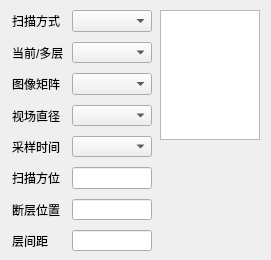
      <widget class="QWidget" name="drTab">
       <attribute name="title">
        <string>二代CT</string>
       </attribute>
       <widget class="QWidget" name="layoutWidget">
        <property name="geometry">
         <rect>
          <x>10</x>
          <y>10</y>
          <width>252</width>
          <height>241</height>
         </rect>
        </property>
        <layout class="QHBoxLayout" name="horizontalLayout_3">
         <item>
          <layout class="QGridLayout" name="gridLayout">
           <property name="verticalSpacing">
            <number>10</number>
           </property>
           <item row="0" column="0">
            <widget class="QLabel" name="label_40">
             <property name="sizePolicy">
              <sizepolicy hsizetype="Minimum" vsizetype="Preferred">
               <horstretch>0</horstretch>
               <verstretch>0</verstretch>
              </sizepolicy>
             </property>
             <property name="minimumSize">
              <size>
               <width>54</width>
               <height>0</height>
              </size>
             </property>
             <property name="maximumSize">
              <size>
               <width>54</width>
               <height>16777215</height>
              </size>
             </property>
             <property name="text">
              <string>扫描方式</string>
             </property>
            </widget>
           </item>
           <item row="0" column="1">
            <widget class="QComboBox" name="ct2ScanModeComboBox">
             <property name="sizePolicy">
              <sizepolicy hsizetype="Minimum" vsizetype="Fixed">
               <horstretch>0</horstretch>
               <verstretch>0</verstretch>
              </sizepolicy>
             </property>
             <property name="minimumSize">
              <size>
               <width>80</width>
               <height>0</height>
              </size>
             </property>
             <property name="maximumSize">
              <size>
               <width>80</width>
               <height>16777215</height>
              </size>
             </property>
            </widget>
           </item>
           <item row="1" column="0">
            <widget class="QLabel" name="label_39">
             <property name="sizePolicy">
              <sizepolicy hsizetype="Minimum" vsizetype="Preferred">
               <horstretch>0</horstretch>
               <verstretch>0</verstretch>
              </sizepolicy>
             </property>
             <property name="minimumSize">
              <size>
               <width>54</width>
               <height>0</height>
              </size>
             </property>
             <property name="maximumSize">
              <size>
               <width>54</width>
               <height>16777215</height>
              </size>
             </property>
             <property name="text">
              <string>当前/多层</string>
             </property>
            </widget>
           </item>
           <item row="1" column="1">
            <widget class="QComboBox" name="ct2MultiLayerComboBox">
             <property name="sizePolicy">
              <sizepolicy hsizetype="Minimum" vsizetype="Fixed">
               <horstretch>0</horstretch>
               <verstretch>0</verstretch>
              </sizepolicy>
             </property>
             <property name="minimumSize">
              <size>
               <width>80</width>
               <height>0</height>
              </size>
             </property>
             <property name="maximumSize">
              <size>
               <width>80</width>
               <height>16777215</height>
              </size>
             </property>
            </widget>
           </item>
           <item row="2" column="0">
            <widget class="QLabel" name="label_31">
             <property name="sizePolicy">
              <sizepolicy hsizetype="Minimum" vsizetype="Preferred">
               <horstretch>0</horstretch>
               <verstretch>0</verstretch>
              </sizepolicy>
             </property>
             <property name="minimumSize">
              <size>
               <width>54</width>
               <height>0</height>
              </size>
             </property>
             <property name="maximumSize">
              <size>
               <width>54</width>
               <height>16777215</height>
              </size>
             </property>
             <property name="text">
              <string>图像矩阵</string>
             </property>
            </widget>
           </item>
           <item row="2" column="1">
            <widget class="QComboBox" name="ct2MatrixComboBox">
             <property name="sizePolicy">
              <sizepolicy hsizetype="Minimum" vsizetype="Fixed">
               <horstretch>0</horstretch>
               <verstretch>0</verstretch>
              </sizepolicy>
             </property>
             <property name="minimumSize">
              <size>
               <width>80</width>
               <height>0</height>
              </size>
             </property>
             <property name="maximumSize">
              <size>
               <width>80</width>
               <height>16777215</height>
              </size>
             </property>
            </widget>
           </item>
           <item row="3" column="0">
            <widget class="QLabel" name="label_30">
             <property name="sizePolicy">
              <sizepolicy hsizetype="Minimum" vsizetype="Preferred">
               <horstretch>0</horstretch>
               <verstretch>0</verstretch>
              </sizepolicy>
             </property>
             <property name="minimumSize">
              <size>
               <width>54</width>
               <height>0</height>
              </size>
             </property>
             <property name="maximumSize">
              <size>
               <width>54</width>
               <height>16777215</height>
              </size>
             </property>
             <property name="text">
              <string>视场直径</string>
             </property>
            </widget>
           </item>
           <item row="3" column="1">
            <widget class="QComboBox" name="ct2ViewComboBox">
             <property name="sizePolicy">
              <sizepolicy hsizetype="Minimum" vsizetype="Fixed">
               <horstretch>0</horstretch>
               <verstretch>0</verstretch>
              </sizepolicy>
             </property>
             <property name="minimumSize">
              <size>
               <width>80</width>
               <height>0</height>
              </size>
             </property>
             <property name="maximumSize">
              <size>
               <width>80</width>
               <height>16777215</height>
              </size>
             </property>
            </widget>
           </item>
           <item row="4" column="0">
            <widget class="QLabel" name="label_33">
             <property name="sizePolicy">
              <sizepolicy hsizetype="Minimum" vsizetype="Preferred">
               <horstretch>0</horstretch>
               <verstretch>0</verstretch>
              </sizepolicy>
             </property>
             <property name="minimumSize">
              <size>
               <width>54</width>
               <height>0</height>
              </size>
             </property>
             <property name="maximumSize">
              <size>
               <width>54</width>
               <height>16777215</height>
              </size>
             </property>
             <property name="text">
              <string>采样时间</string>
             </property>
            </widget>
           </item>
           <item row="4" column="1">
            <widget class="QComboBox" name="ct2SampleTimeComboBox">
             <property name="sizePolicy">
              <sizepolicy hsizetype="Minimum" vsizetype="Fixed">
               <horstretch>0</horstretch>
               <verstretch>0</verstretch>
              </sizepolicy>
             </property>
             <property name="minimumSize">
              <size>
               <width>80</width>
               <height>0</height>
              </size>
             </property>
             <property name="maximumSize">
              <size>
               <width>80</width>
               <height>16777215</height>
              </size>
             </property>
            </widget>
           </item>
           <item row="5" column="0">
            <widget class="QLabel" name="label_32">
             <property name="sizePolicy">
              <sizepolicy hsizetype="Minimum" vsizetype="Preferred">
               <horstretch>0</horstretch>
               <verstretch>0</verstretch>
              </sizepolicy>
             </property>
             <property name="minimumSize">
              <size>
               <width>54</width>
               <height>0</height>
              </size>
             </property>
             <property name="maximumSize">
              <size>
               <width>54</width>
               <height>16777215</height>
              </size>
             </property>
             <property name="text">
              <string>扫描方位</string>
             </property>
            </widget>
           </item>
           <item row="5" column="1">
            <widget class="QLineEdit" name="lineEdit_11">
             <property name="sizePolicy">
              <sizepolicy hsizetype="Minimum" vsizetype="Fixed">
               <horstretch>0</horstretch>
               <verstretch>0</verstretch>
              </sizepolicy>
             </property>
             <property name="minimumSize">
              <size>
               <width>80</width>
               <height>0</height>
              </size>
             </property>
             <property name="maximumSize">
              <size>
               <width>80</width>
               <height>16777215</height>
              </size>
             </property>
            </widget>
           </item>
           <item row="6" column="0">
            <widget class="QLabel" name="label_29">
             <property name="sizePolicy">
              <sizepolicy hsizetype="Minimum" vsizetype="Preferred">
               <horstretch>0</horstretch>
               <verstretch>0</verstretch>
              </sizepolicy>
             </property>
             <property name="minimumSize">
              <size>
               <width>54</width>
               <height>0</height>
              </size>
             </property>
             <property name="maximumSize">
              <size>
               <width>54</width>
               <height>16777215</height>
              </size>
             </property>
             <property name="text">
              <string>断层位置</string>
             </property>
            </widget>
           </item>
           <item row="6" column="1">
            <widget class="QLineEdit" name="lineEdit_12">
             <property name="sizePolicy">
              <sizepolicy hsizetype="Minimum" vsizetype="Fixed">
               <horstretch>0</horstretch>
               <verstretch>0</verstretch>
              </sizepolicy>
             </property>
             <property name="minimumSize">
              <size>
               <width>80</width>
               <height>0</height>
              </size>
             </property>
             <property name="maximumSize">
              <size>
               <width>80</width>
               <height>16777215</height>
              </size>
             </property>
            </widget>
           </item>
           <item row="7" column="0">
            <widget class="QLabel" name="label_18">
             <property name="sizePolicy">
              <sizepolicy hsizetype="Minimum" vsizetype="Preferred">
               <horstretch>0</horstretch>
               <verstretch>0</verstretch>
              </sizepolicy>
             </property>
             <property name="minimumSize">
              <size>
               <width>54</width>
               <height>0</height>
              </size>
             </property>
             <property name="maximumSize">
              <size>
               <width>54</width>
               <height>16777215</height>
              </size>
             </property>
             <property name="text">
              <string>层间距</string>
             </property>
            </widget>
           </item>
           <item row="7" column="1">
            <widget class="QLineEdit" name="lineEdit_7">
             <property name="sizePolicy">
              <sizepolicy hsizetype="Minimum" vsizetype="Fixed">
               <horstretch>0</horstretch>
               <verstretch>0</verstretch>
              </sizepolicy>
             </property>
             <property name="minimumSize">
              <size>
               <width>80</width>
               <height>0</height>
              </size>
             </property>
             <property name="maximumSize">
              <size>
               <width>80</width>
               <height>16777215</height>
              </size>
             </property>
            </widget>
           </item>
          </layout>
         </item>
         <item>
          <layout class="QVBoxLayout" name="verticalLayout_2">
           <item>
            <widget class="QListWidget" name="ct2LayerPosListWidget">
             <property name="sizePolicy">
              <sizepolicy hsizetype="Fixed" vsizetype="Fixed">
               <horstretch>0</horstretch>
               <verstretch>0</verstretch>
              </sizepolicy>
             </property>
             <property name="minimumSize">
              <size>
               <width>100</width>
               <height>130</height>
              </size>
             </property>
             <property name="maximumSize">
              <size>
               <width>100</width>
               <height>130</height>
              </size>
             </property>
            </widget>
           </item>
           <item>
            <spacer name="verticalSpacer">
             <property name="orientation">
              <enum>Qt::Vertical</enum>
             </property>
             <property name="sizeHint" stdset="0">
              <size>
               <width>20</width>
               <height>40</height>
              </size>
             </property>
            </spacer>
           </item>
          </layout>
         </item>
        </layout>
       </widget>
      </widget>
